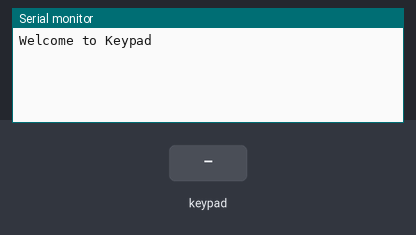
The sketch below on a simulated Arduino Uno, built with avr-gcc and run on an emulated ATmega328P. On the bench: the last lines printed to the serial monitor. Wiring (inferred from the names in the program): 4×3 keypad with keys 1 2 3 4 5 6 7 8 9 * 0 # (labels assumed): rows pin 2, pin 3, pin 4, pin 5; columns pin 6, pin 7, pin 8. The test bench sets the inputs (shaded band).

Above: at 1.2 s.
1.3 s: key '1' pressed
At 2.3 s:
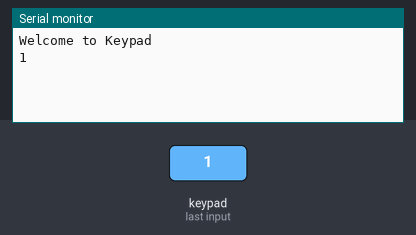
2.8 s: keypad keys 1 2 # pressed 0.4 s apart
At 4.0 s:
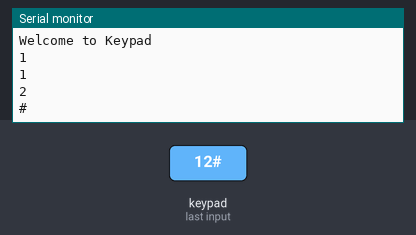
5.5 s: key '*' pressed
At 6.7 s:
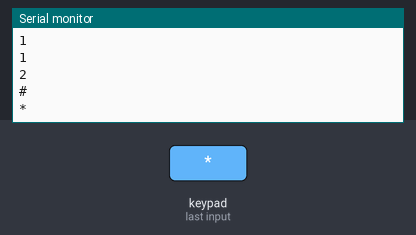
7.0 s: keypad keys 2 5 pressed 0.4 s apart
At 8.1 s:
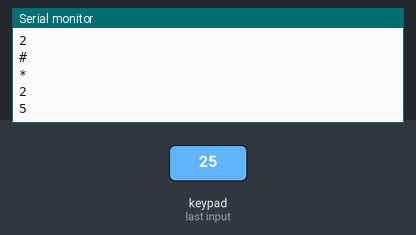
Timing chart, 0 to 10.0 s (numbered marks = the images above; inputs shaded):
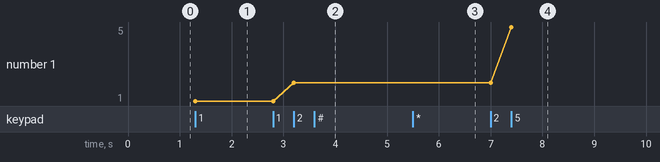

The sketch:

keypad_serial.ino
```cpp
int R1=2,R2=3,R3=4,R4=5;
int C1=6,C2=7,C3=8 ;
void setup() {
  pinMode(R1,OUTPUT) ; pinMode(R2,OUTPUT) ;
  pinMode(R3,OUTPUT) ; pinMode(R4,OUTPUT) ;
  pinMode(C1,INPUT) ; pinMode(C2,INPUT) ;
  pinMode(C3,INPUT) ;
  Serial.begin(9600);
  Serial.println("Welcome to Keypad");
//  digitalWrite(R1,HIGH);digitalWrite(R2,HIGH);
//  digitalWrite(R3,HIGH);digitalWrite(R4,HIGH);
}
int valc1, valc2, valc3;
void loop() {
  //make R1 as High and rest all rows LOW
  digitalWrite(R1,LOW); digitalWrite(R2,HIGH);
  digitalWrite(R3,HIGH);digitalWrite(R4,HIGH);
  digitalWrite(C1,HIGH); digitalWrite(C2,HIGH);
  digitalWrite(C3,HIGH);
  valc1 = digitalRead(C1);
  valc2 = digitalRead(C2); valc3 = digitalRead(C3);
  //check for each column
  if ( valc1 == LOW) {Serial.println("1"); delay(200);}
  if ( valc2 == LOW) {Serial.println("2");delay(200);}
  if ( valc3 == LOW) { Serial.println("3");delay(200);}

  digitalWrite(R1,HIGH);digitalWrite(R2,LOW);
  digitalWrite(R3,HIGH);digitalWrite(R4,HIGH);
  //check for each column
  if (digitalRead(C1) == LOW) { Serial.println("4");delay(200);}
  if (digitalRead(C2) == LOW) { Serial.println("5");delay(200);}
  if (digitalRead(C3) == LOW) { Serial.println("6");delay(200);}

  digitalWrite(R1,HIGH);digitalWrite(R2,HIGH);
  digitalWrite(R3,LOW);digitalWrite(R4,HIGH);
  //check for each column
  if (digitalRead(C1) == LOW) { Serial.println("7");delay(200);}
  if (digitalRead(C2) == LOW) { Serial.println("8");delay(200);}
  if (digitalRead(C3) == LOW) { Serial.println("9");delay(200);}

  digitalWrite(R1,HIGH);digitalWrite(R2,HIGH);
  digitalWrite(R3,HIGH);digitalWrite(R4,LOW);
  //check for each column
  if (digitalRead(C1) == LOW) { Serial.println("*");delay(200);}
  if (digitalRead(C2) == LOW) { Serial.println("0");delay(200);}
  if (digitalRead(C3) == LOW) { Serial.println("#");delay(200);}
}
```

Measured:
- after the input at 1.3 s, the serial monitor: prints a new line at once (image 1)
- after the input at 2.8 s, the serial monitor: prints a new line after 0.40 s (image 2)
- after the input at 5.5 s, the serial monitor: prints a new line at once (image 3)
- after the input at 7.0 s, the serial monitor: prints a new line at once (image 4)
- plotted number 1: 1 → 2 after the input at 2.8 s, 2 → 5 after the input at 7.0 s
